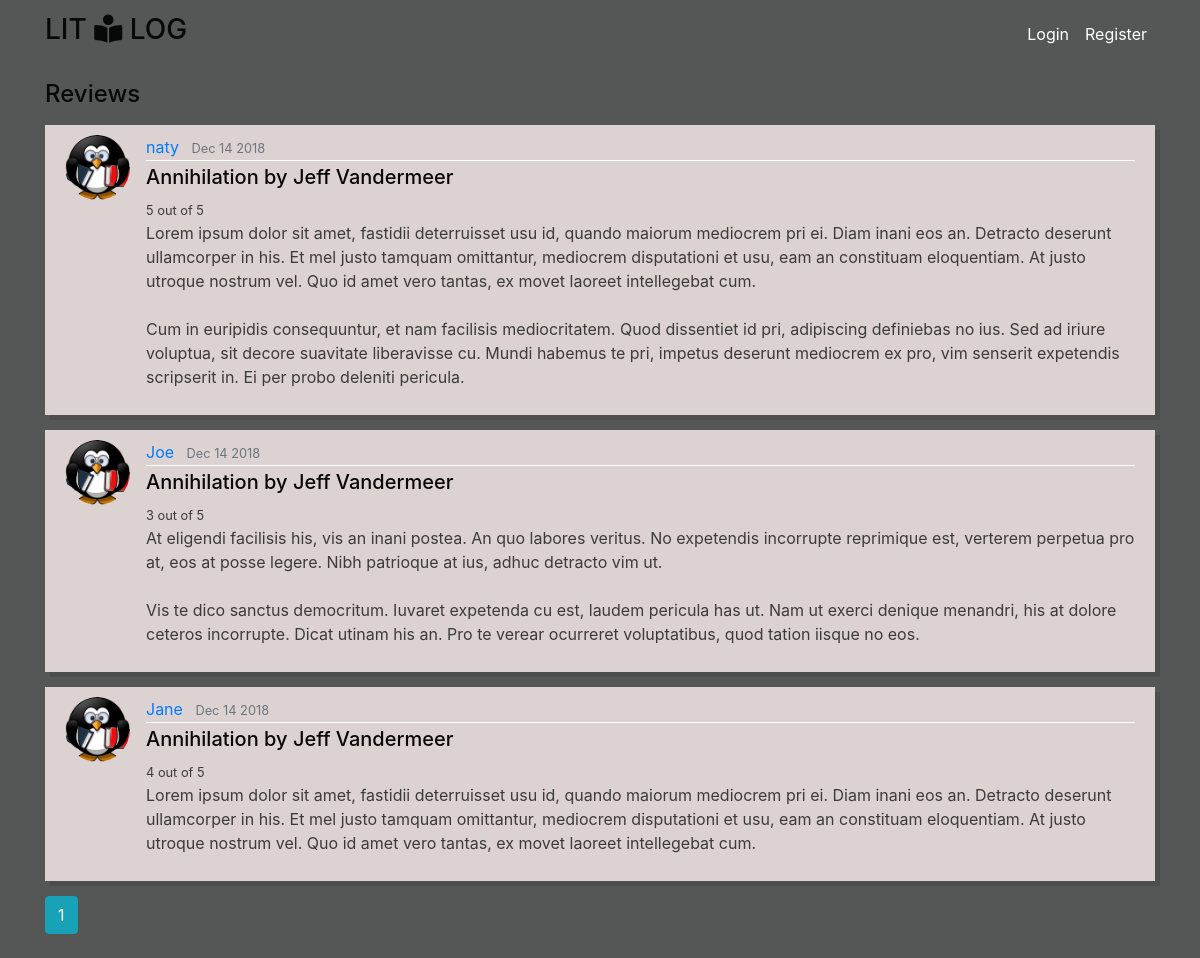
The app's page /review/Annihilation with its own data.
### litlog/models.py (models this page shows, shortened)
class Book(db.Model):
    id = db.Column(db.Integer, primary_key=True)
    title = db.Column(db.String(100), nullable=False)
    author = db.Column(db.String(100), nullable=False)
    date_posted = db.Column(db.DateTime, nullable=False, default=datetime.utcnow)
    rating = db.Column(db.Integer, nullable=False)
    content = db.Column(db.Text, nullable=False)
    user_id = db.Column(db.Integer, db.ForeignKey('user.id'), nullable=False)

class User(db.Model, UserMixin):
	id = db.Column(db.Integer, primary_key=True)
	username = db.Column(db.String(20), unique=True, nullable=False)
	first = db.Column(db.String(35), nullable=False)
	last = db.Column(db.String(35), nullable=False)
	email = db.Column(db.String(20), unique=True, nullable=False)
	image_file = db.Column(db.String(20), nullable=False, default='default.png')
	password = db.Column(db.String(20), nullable=False)
	reviews = db.relationship('Book', backref='writer', cascade="all,delete", lazy=True)

### litlog/routes.py (the view)
@app.route("/review/<string:title>", methods=['GET', 'POST'])
def book_reviews(title):
    page = request.args.get('page', 1, type=int)
    book = Book.query.filter_by(title=title).order_by(Book.date_posted.desc()).paginate(page=page, per_page=5)
    return render_template('samereviews.html', book=book)

### litlog/templates/samereviews.html
{% extends "layout.html" %}
{% block content%}
	<h4 class="mb-3">{{ book.title }} Reviews</h4>
	{% for book in book.items %}
		<article class="media content-section">
			<img class="rounded-circle article-img" src="{{ url_for('static', filename='pics/' + book.writer.image_file) }}">
		  <div class="media-body">
		    <div class="article-metadata">
		      <a class="mr-2" href="{{ url_for('user_reviews', username=book.writer.username) }}">{{ book.writer.username }}</a>
		      <small class="text-muted">{{ book.date_posted.strftime('%b %d %Y') }}</small>
		    </div>
		    <a href="{{ url_for('review', review_id=book.id) }}"><h5>{{ book.title }} by {{ book.author }}</h5></a>
		    <small class="article-content">{{ book.rating }} out of 5</small>
		    <p class="article-content">{{ book.content }}</p>
		  </div>
		</article>
	{% endfor %}
	{% for page_num in book.iter_pages(left_edge=1, right_edge=1, left_current=2, right_current=2) %}
		{% if page_num %}
			{% if book.page == page_num %}
				<a class="btn btn-info mb-4" href="{{ url_for('home', page=page_num) }}">{{ page_num }}</a>
			{% else %}
				<a class="btn btn-outline-info mb-4" href="{{ url_for('home', page=page_num) }}">{{ page_num }}</a>
			{% endif %}
		{% else %}
			...
		{% endif %}
	{% endfor %}
{% endblock content %}

### litlog/static/style.css (style rules this page uses)
body { background: #555757; color: #3b3b3b; margin-top: 5em; }
h1, h2, h3, h4, h5, h6 { color: #080808; }
.content-section { background: #ddd2d2; padding: 10px 20px; margin-bottom: 15px; box-shadow: 5px 5px rgba(0, 0, 0, 0.1); }
.article-content { white-space: pre-line; }
.article-img { height: 65px; width: 65px; margin-right: 16px; }
.article-metadata { padding-bottom: 1px; margin-bottom: 4px; border-bottom: 1px solid white; }

### records on screen
Book: image_file (placeholder picture), writer.username "naty", date_posted "Dec 14 2018", title "Annihilation", author "Jeff Vandermeer", rating "5", content "Lorem ipsum dolor sit amet, fastidii deterruisset usu id, quando maiorum mediocrem pri ei. Diam inani eos an. Detracto deserunt ullamcorper in his. Et mel justo tamquam omittantur, mediocrem disputationi et usu, eam an constituam eloquentiam. At justo utroque nostrum vel. Quo id amet vero tantas, ex movet laoreet intellegebat cum. Cum in euripidis consequuntur, et nam facilisis mediocritatem. Quod dissentiet id pri, adipiscing definiebas no ius. Sed ad iriure voluptua, sit decore suavitate liberavisse cu. Mundi habemus te pri, impetus deserunt mediocrem ex pro, vim senserit expetendis scripserit in. Ei per probo deleniti pericula."
Book: image_file (placeholder picture), writer.username "Joe", date_posted "Dec 14 2018", title "Annihilation", author "Jeff Vandermeer", rating "3", content "At eligendi facilisis his, vis an inani postea. An quo labores veritus. No expetendis incorrupte reprimique est, verterem perpetua pro at, eos at posse legere. Nibh patrioque at ius, adhuc detracto vim ut. Vis te dico sanctus democritum. Iuvaret expetenda cu est, laudem pericula has ut. Nam ut exerci denique menandri, his at dolore ceteros incorrupte. Dicat utinam his an. Pro te verear ocurreret voluptatibus, quod tation iisque no eos."
Book: image_file (placeholder picture), writer.username "Jane", date_posted "Dec 14 2018", title "Annihilation", author "Jeff Vandermeer", rating "4", content "Lorem ipsum dolor sit amet, fastidii deterruisset usu id, quando maiorum mediocrem pri ei. Diam inani eos an. Detracto deserunt ullamcorper in his. Et mel justo tamquam omittantur, mediocrem disputationi et usu, eam an constituam eloquentiam. At justo utroque nostrum vel. Quo id amet vero tantas, ex movet laoreet intellegebat cum."

### other values on screen
{{ page_num }} "1"
